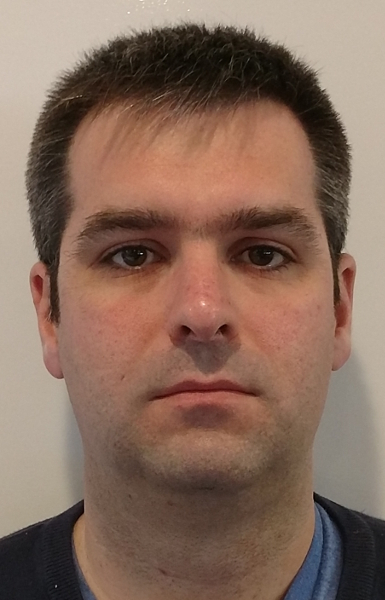
#> input picture Sec2_Dataset_selection/display_image.jpg, 385 x 600 px
$ jupyter execute Viola-Jones.ipynb   (shell and % lines are left out)   (older library calls are emulated)
#> lines starting #> are read from the running program, lines starting #| are printed output that depends on the picture
# Viola Jones Algorithm

This jupyter notebook has been written to partner with the article *A review of image based facial landmark identification techniques*.

This notebook is licensed under the BSD 3-Clause license.

## Integral Image Algorithm

The [scikit-image](https://github.com/scikit-image/scikit-image) package provides an efficient implementation of the integral image computation.  The following function definition is contained within scikit-image and is covered under the BSD 3-Clause license.  As described within the review article; the entire integral image can be calculated in one pass using the following:

$$
\begin{align}
ii(x, y) &= \sum\limits_{x'\le x,y' \le y}i(x',y')
\end{align}
$$

where $ii(x,y)$ is the integral image value at pixel location $(x,y)$ and $i(x',y')$ is the original image value.

$$
\begin{align}
s(x,y) &= s(x, y - 1) + i(x,y) \\
ii(x,y) &= ii(x - 1, y) + s(x,y) \\
\end{align}
$$

where $s(x,y)$ is the cumulative sum of pixel values of row $x$, noting that $s(x, -1)=0$ and $ii(-1, y)=0$.

[cell 1]
import numpy as np
from scipy.misc import imread
from matplotlib import rcParams
from skimage.transform import integral_image
import matplotlib.pyplot as plt
rcParams['figure.figsize'] = (10, 10)

[cell 2]
def integral_image(image):
    """Integral image / summed area table.
    The integral image contains the sum of all elements above and to the
    left of it, i.e.:
    .. math::
       S[m, n] = \sum_{i \leq m} \sum_{j \leq n} X[i, j]
    Parameters
    ----------
    image : ndarray
        Input image.
    Returns
    -------
    S : ndarray
        Integral image/summed area table of same shape as input image.
    References
    ----------
    .. [1] F.C. Crow, "Summed-area tables for texture mapping,"
           ACM SIGGRAPH Computer Graphics, vol. 18, 1984, pp. 207-212.
    """
    S = image
    for i in range(image.ndim):
        S = S.cumsum(axis=i)
    return S

The following simple example, using a 9 pixel image demonstrates the use and calculation of an integral image $ii$.

$I = \begin{bmatrix}
    5 & 2 & 5\\
    3 & 6 & 3\\
    5 & 2 & 5\\
    \end{bmatrix}
 $

[cell 3]
I = np.array([[5, 2, 5], [3, 6, 3], [5, 2, 5]])
ii = integral_image(I)
print("The simple integral image (ii)")
print(ii)

### The integral Image for an actual image

Compute the integral image for the *display_image.jpg*

[cell 4]
I = imread('../Sec2_Dataset_selection/display_image.jpg')
#> I is the input picture: shape (600, 385, 3); mean R, G, B 134.9, 107.4, 92.5
plt.imshow(I)

[cell 5]
ii = integral_image(I)
#> the loop in integral_image (call 2), `for i in range(image.ndim):` made 3 passes
#> pass 1, in integral_image (call 2), `S = S.cumsum(axis=i)`:
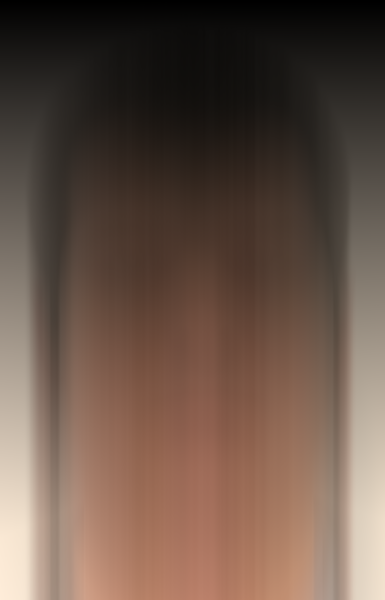
#> S: shape (600, 385, 3) uint64; mean R, G, B 43008.5, 34548.2, 29709.1; drawn with min black and max white
#> pass 2, in integral_image (call 2), `S = S.cumsum(axis=i)`:
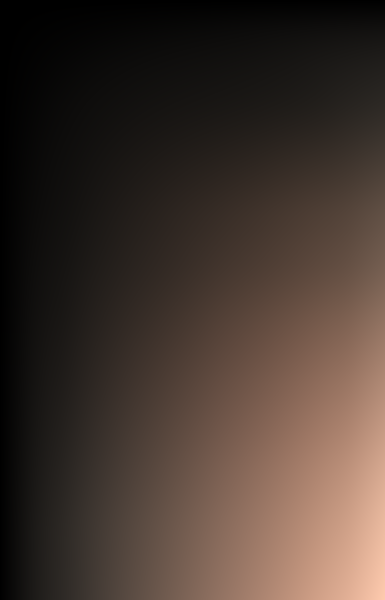
#> S: shape (600, 385, 3) uint64; mean R, G, B 8338173.7, 6701425.8, 5783244.6; drawn with min black and max white
#> pass 3, in integral_image (call 2), `S = S.cumsum(axis=i)`:
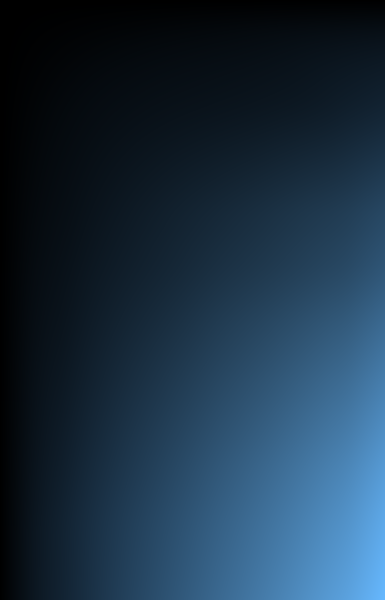
#> S: shape (600, 385, 3) uint64; mean R, G, B 8338173.7, 15039599.5, 20822844; drawn with min black and max white
print("Displaying an extract of the image")
print(I[:3, :3, :])
#| [[[208 194 181]
#|   [208 194 181]
#|   [206 193 177]]
#|  [[209 195 182]
#|   [206 192 179]
#|   [206 193 177]]
#|  [[208 195 179]
#|   [206 193 177]
#|   [207 194 178]]]
print("\n Displaying an extract of the integral image")
print(ii[:3, :3, :])
#| [[[ 208  402  583]
#|   [ 416  804 1166]
#|   [ 622 1203 1742]]
#|  [[ 417  806 1169]
#|   [ 831 1606 2329]
#|   [1243 2404 3481]]
#|  [[ 625 1209 1751]
#|   [1245 2408 3487]
#|   [1864 3607 5218]]]
